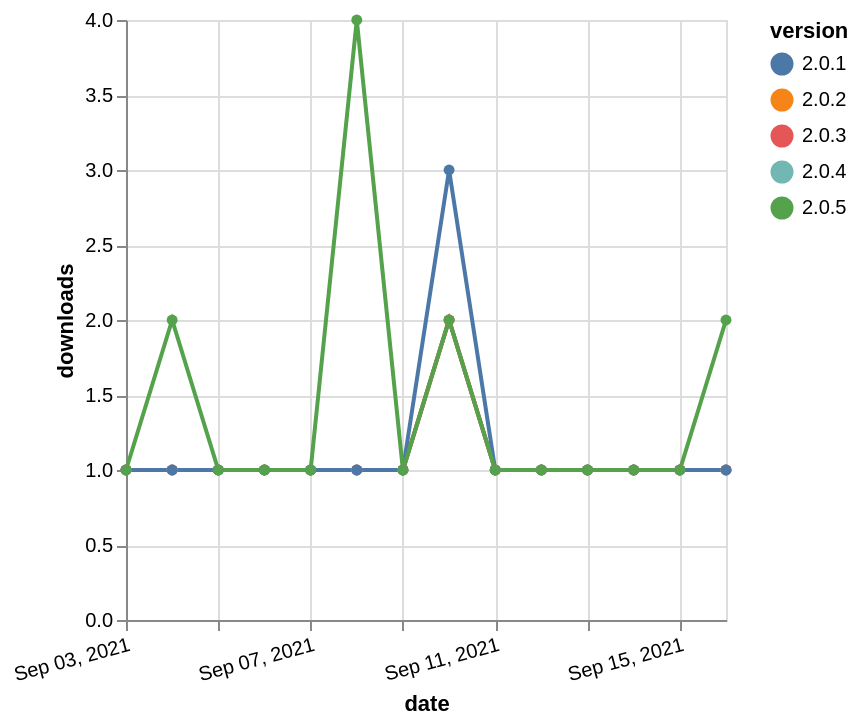

Write the Vega-Lite specification saved for this chart.
### Vega-Lite specification from a JSON file in a GitHub repository (floating-point values rounded to 4 significant figures)
{"$schema": "https://vega.github.io/schema/vega-lite/v5.json", "description": "A simple bar chart with embedded data.", "data": {"values": [{"date": "2021-09-03", "total": 189, "delta": 1, "version": "2.0.2"}, {"date": "2021-09-04", "total": 190, "delta": 1, "version": "2.0.2"}, {"date": "2021-09-05", "total": 191, "delta": 1, "version": "2.0.2"}, {"date": "2021-09-06", "total": 192, "delta": 1, "version": "2.0.2"}, {"date": "2021-09-07", "total": 193, "delta": 1, "version": "2.0.2"}, {"date": "2021-09-08", "total": 194, "delta": 1, "version": "2.0.2"}, {"date": "2021-09-09", "total": 195, "delta": 1, "version": "2.0.2"}, {"date": "2021-09-10", "total": 197, "delta": 2, "version": "2.0.2"}, {"date": "2021-09-11", "total": 198, "delta": 1, "version": "2.0.2"}, {"date": "2021-09-12", "total": 199, "delta": 1, "version": "2.0.2"}, {"date": "2021-09-13", "total": 200, "delta": 1, "version": "2.0.2"}, {"date": "2021-09-14", "total": 201, "delta": 1, "version": "2.0.2"}, {"date": "2021-09-15", "total": 202, "delta": 1, "version": "2.0.2"}, {"date": "2021-09-16", "total": 203, "delta": 1, "version": "2.0.2"}, {"date": "2021-09-03", "total": 193, "delta": 1, "version": "2.0.4"}, {"date": "2021-09-04", "total": 194, "delta": 1, "version": "2.0.4"}, {"date": "2021-09-05", "total": 195, "delta": 1, "version": "2.0.4"}, {"date": "2021-09-06", "total": 196, "delta": 1, "version": "2.0.4"}, {"date": "2021-09-07", "total": 197, "delta": 1, "version": "2.0.4"}, {"date": "2021-09-08", "total": 198, "delta": 1, "version": "2.0.4"}, {"date": "2021-09-09", "total": 199, "delta": 1, "version": "2.0.4"}, {"date": "2021-09-10", "total": 201, "delta": 2, "version": "2.0.4"}, {"date": "2021-09-11", "total": 202, "delta": 1, "version": "2.0.4"}, {"date": "2021-09-12", "total": 203, "delta": 1, "version": "2.0.4"}, {"date": "2021-09-13", "total": 204, "delta": 1, "version": "2.0.4"}, {"date": "2021-09-14", "total": 205, "delta": 1, "version": "2.0.4"}, {"date": "2021-09-15", "total": 206, "delta": 1, "version": "2.0.4"}, {"date": "2021-09-16", "total": 207, "delta": 1, "version": "2.0.4"}, {"date": "2021-09-03", "total": 185, "delta": 1, "version": "2.0.3"}, {"date": "2021-09-04", "total": 186, "delta": 1, "version": "2.0.3"}, {"date": "2021-09-05", "total": 187, "delta": 1, "version": "2.0.3"}, {"date": "2021-09-06", "total": 188, "delta": 1, "version": "2.0.3"}, {"date": "2021-09-07", "total": 189, "delta": 1, "version": "2.0.3"}, {"date": "2021-09-08", "total": 190, "delta": 1, "version": "2.0.3"}, {"date": "2021-09-09", "total": 191, "delta": 1, "version": "2.0.3"}, {"date": "2021-09-10", "total": 193, "delta": 2, "version": "2.0.3"}, {"date": "2021-09-11", "total": 194, "delta": 1, "version": "2.0.3"}, {"date": "2021-09-12", "total": 195, "delta": 1, "version": "2.0.3"}, {"date": "2021-09-13", "total": 196, "delta": 1, "version": "2.0.3"}, {"date": "2021-09-14", "total": 197, "delta": 1, "version": "2.0.3"}, {"date": "2021-09-15", "total": 198, "delta": 1, "version": "2.0.3"}, {"date": "2021-09-16", "total": 199, "delta": 1, "version": "2.0.3"}, {"date": "2021-09-03", "total": 275, "delta": 1, "version": "2.0.1"}, {"date": "2021-09-04", "total": 276, "delta": 1, "version": "2.0.1"}, {"date": "2021-09-05", "total": 277, "delta": 1, "version": "2.0.1"}, {"date": "2021-09-06", "total": 278, "delta": 1, "version": "2.0.1"}, {"date": "2021-09-07", "total": 279, "delta": 1, "version": "2.0.1"}, {"date": "2021-09-08", "total": 280, "delta": 1, "version": "2.0.1"}, {"date": "2021-09-09", "total": 281, "delta": 1, "version": "2.0.1"}, {"date": "2021-09-10", "total": 284, "delta": 3, "version": "2.0.1"}, {"date": "2021-09-11", "total": 285, "delta": 1, "version": "2.0.1"}, {"date": "2021-09-12", "total": 286, "delta": 1, "version": "2.0.1"}, {"date": "2021-09-13", "total": 287, "delta": 1, "version": "2.0.1"}, {"date": "2021-09-14", "total": 288, "delta": 1, "version": "2.0.1"}, {"date": "2021-09-15", "total": 289, "delta": 1, "version": "2.0.1"}, {"date": "2021-09-16", "total": 290, "delta": 1, "version": "2.0.1"}, {"date": "2021-09-03", "total": 303, "delta": 1, "version": "2.0.5"}, {"date": "2021-09-04", "total": 305, "delta": 2, "version": "2.0.5"}, {"date": "2021-09-05", "total": 306, "delta": 1, "version": "2.0.5"}, {"date": "2021-09-06", "total": 307, "delta": 1, "version": "2.0.5"}, {"date": "2021-09-07", "total": 308, "delta": 1, "version": "2.0.5"}, {"date": "2021-09-08", "total": 312, "delta": 4, "version": "2.0.5"}, {"date": "2021-09-09", "total": 313, "delta": 1, "version": "2.0.5"}, {"date": "2021-09-10", "total": 315, "delta": 2, "version": "2.0.5"}, {"date": "2021-09-11", "total": 316, "delta": 1, "version": "2.0.5"}, {"date": "2021-09-12", "total": 317, "delta": 1, "version": "2.0.5"}, {"date": "2021-09-13", "total": 318, "delta": 1, "version": "2.0.5"}, {"date": "2021-09-14", "total": 319, "delta": 1, "version": "2.0.5"}, {"date": "2021-09-15", "total": 320, "delta": 1, "version": "2.0.5"}, {"date": "2021-09-16", "total": 322, "delta": 2, "version": "2.0.5"}]}, "width": "container", "mark": {"type": "line", "point": {"filled": true}}, "encoding": {"x": {"field": "date", "type": "temporal", "timeUnit": "yearmonthdate", "title": "date", "axis": {"labelAngle": -15}}, "y": {"field": "delta", "type": "quantitative", "title": "downloads"}, "color": {"field": "version", "type": "nominal"}, "tooltip": {"field": "delta"}}}
